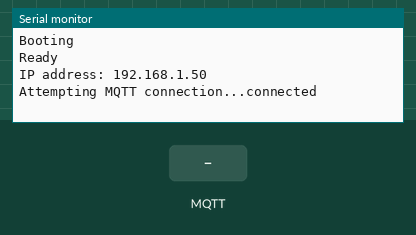
Recording of a sketch running on a simulated ESP32. Shown: the last lines printed to the serial monitor. Inputs (shaded band) come from the test bench. WiFi joins after 1.5 s; servers stay silent unless stated; no MQTT or app messages arrive unless stated.

Above: at 3.0 s.
3.1 s: MQTT message "off" arrives on the first subscribed topic
At 4.1 s:
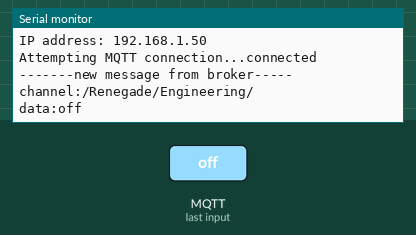
4.6 s: MQTT message "on" arrives on the first subscribed topic
At 5.9 s:
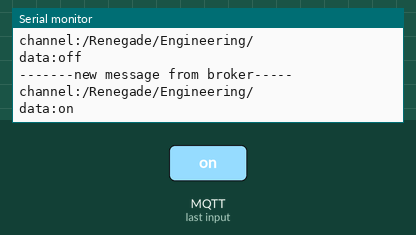
6.3 s: MQTT message "green" arrives on the first subscribed topic
At 7.1 s:
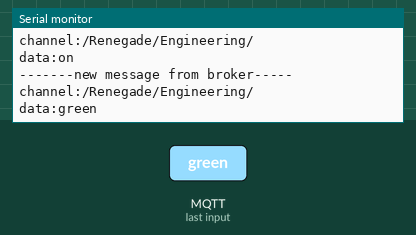
8.1 s: MQTT message "5" arrives on the first subscribed topic
At 9.2 s:
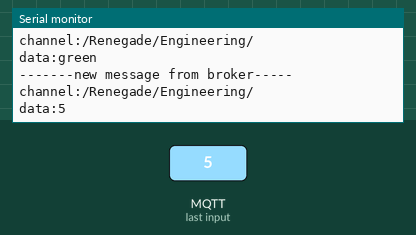
10.2 s: MQTT message "on" arrives on the second subscribed topic
At 11.3 s:
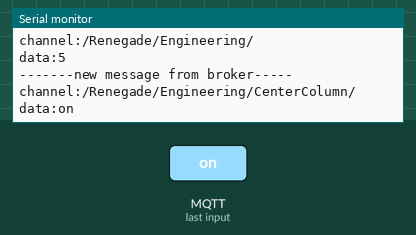
12.0 s: MQTT message "on" arrives on the third subscribed topic
At 13.5 s:
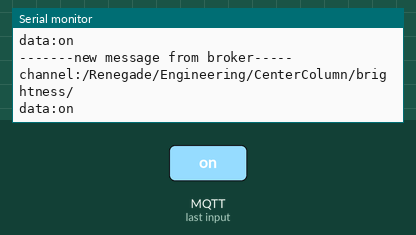

The sketch:

Franks_CenterTower_OTA_V2.ino
```cpp
#include <PubSubClient.h>
#include <FastLED.h>
#include <WiFi.h>
#include <ESPmDNS.h>
#include <WiFiUdp.h>
#include <ArduinoOTA.h>

unsigned long previousMillis = 0;
const long interval = 10000;    // interval at which to send mqtt watchdog (milliseconds)

const char* ssid = "Control booth";
const char* password = "MontyLives";
const char* mqtt_server = "192.168.86.102";
#define mqtt_port 1883
#define MQTT_USER ""
#define MQTT_PASSWORD ""
#define MQTT_SERIAL_PUBLISH_CH "/icircuit/ESP32/serialdata/tx"
#define MQTT_SERIAL_RECEIVER_CH "/icircuit/ESP32/serialdata/rx"

WiFiClient wifiClient;

PubSubClient client(wifiClient);

// FastLed Stuff
#define MAX_POWER_MILLIAMPS 30000
#define LED_TYPE    WS2812B
#define COLOR_ORDER GRB
#define NUM_LEDS    2816

int BRIGHTNESS   =      255;
//#define FRAMES_PER_SECOND  120

#define DATA_PIN_0 25
#define DATA_PIN_1 26
#define DATA_PIN_2 27

CRGB leds0[NUM_LEDS];
CRGB leds1[NUM_LEDS];
CRGB leds2[NUM_LEDS];

boolean rainbow = true;

void setup_wifi() {
  delay(10);
  Serial.println("Booting");
  WiFi.mode(WIFI_STA);
  WiFi.begin(ssid, password);
  while (WiFi.waitForConnectResult() != WL_CONNECTED) {
    Serial.println("Connection Failed! Rebooting...");
    delay(5000);
    ESP.restart();
  }

  // Port defaults to 3232
  // ArduinoOTA.setPort(3232);

  // Hostname defaults to esp3232-[MAC]
  ArduinoOTA.setHostname("RenegadeCenterColumn_Esp32_OTA");

  // No authentication by default
  // ArduinoOTA.setPassword("admin");

  // Password can be set with it's md5 value as well
  // MD5(admin) = 21232f297a57a5a743894a0e4a801fc3
  // ArduinoOTA.setPasswordHash("21232f297a57a5a743894a0e4a801fc3");

  ArduinoOTA
  .onStart([]() {
    String type;
    if (ArduinoOTA.getCommand() == U_FLASH)
      type = "sketch";
    else // U_SPIFFS
      type = "filesystem";

    // NOTE: if updating SPIFFS this would be the place to unmount SPIFFS using SPIFFS.end()
    Serial.println("Start updating " + type);
  })
  .onEnd([]() {
    Serial.println("\nEnd");
  })
  .onProgress([](unsigned int progress, unsigned int total) {
    Serial.printf("Progress: %u%%\r", (progress / (total / 100)));
  })
  .onError([](ota_error_t error) {
    Serial.printf("Error[%u]: ", error);
    if (error == OTA_AUTH_ERROR) Serial.println("Auth Failed");
    else if (error == OTA_BEGIN_ERROR) Serial.println("Begin Failed");
    else if (error == OTA_CONNECT_ERROR) Serial.println("Connect Failed");
    else if (error == OTA_RECEIVE_ERROR) Serial.println("Receive Failed");
    else if (error == OTA_END_ERROR) Serial.println("End Failed");
  });

  ArduinoOTA.begin();

  Serial.println("Ready");
  Serial.print("IP address: ");
  Serial.println(WiFi.localIP());


}

void reconnect() {
  // Loop until we're reconnected
  while (!client.connected()) {
    Serial.print("Attempting MQTT connection...");
    byte mac[5];
    WiFi.macAddress(mac);  // get mac address
    String clientId = String(mac[0]) + String(mac[4]);
    // Attempt to connect
    if (client.connect(clientId.c_str(), MQTT_USER, MQTT_PASSWORD)) {
      Serial.println("connected");
      //Once connected, publish an announcement...
      client.publish("/Renegade/Engineering/Center Column/", "Renegade Center Column Online");
      // ... and resubscribe
      client.subscribe("/Renegade/Engineering/");
      client.subscribe("/Renegade/Engineering/CenterColumn/");
      client.subscribe("/Renegade/Engineering/CenterColumn/brightness/");


    } else {
      Serial.print("failed, rc=");
      Serial.print(client.state());
      Serial.println(" try again in 5 seconds");
      // Wait 5 seconds before retrying
      //wait(1000);
    }
  }
}

void callback(char* topic, byte* payload, unsigned int length) {
  payload[length] = '\0';
  String message = (char*)payload;
  int val = message.toInt();
  Serial.println("-------new message from broker-----");
  Serial.print("channel:");
  Serial.println(topic);
  Serial.print("data:");
  Serial.write(payload, length);
  Serial.println();
  if (message == "on") {
    client.publish("/Renegade/Engineering/CenterColumn/", "Center Column On Requested");
    rainbow = true;
    //leds_white();
    //MqttStop = false;
    //CloseDoor();
    //disable = false;
    //mqttRst = true;
  } else if (message == "off") {
    client.publish("/Renegade/Engineering/CenterColumn/", "Center Column Off Requested");

    fill_solid(leds0, NUM_LEDS, CRGB::Black);
    FastLED.show();
    rainbow = false;
    //MqttStop = false;

    //OpenDoor();
    //mqttSolve = true;
  }
  else if (message == "green") {
    client.publish("/Renegade/Engineering/CenterColumn/", "Center Column Green Requested");
    //leds_solved();
    //MqttStop = true;
  }
  //else if (message == "brightness") {
  else if (!strcmp(topic, "/Renegade/Engineering/CenterColumn/brightness/")) {
    BRIGHTNESS = val;
    // Report current input status via MQTT
    //reportInputStatus();
    //reportSwitcheStatus();
    client.publish("/Renegade/Engineering/CenterColumn/", "Center Column Brightness Set");
  }
}

void checkConnection() {
  unsigned long currentMillis = millis();
  // if WiFi is down, try reconnecting
  if ((WiFi.status() != WL_CONNECTED) && (currentMillis - previousMillis >= 1500)) {
    Serial.print(millis());
    Serial.println("Reconnecting to WiFi...");
    WiFi.disconnect();
    delay(100);
    WiFi.begin(ssid, password);
    //WiFi.reconnect();
    previousMillis = currentMillis;
  }
  if ((!client.connected() ) && (WiFi.status() == WL_CONNECTED) ) {
    Serial.println("Lost mqtt connection");
    reconnect();
  }
  if ((currentMillis - previousMillis >= interval)) {
    int rssi = WiFi.RSSI();
    int channel = WiFi.channel();

    //Serial.print("RSSI: ");//uncomment to print to serial
    ///Serial.println(rssi);

    // Publish RSSI to MQTT
    publishRSSI(rssi);
    publishWiFiChannel(channel);
    client.publish("/Renegade/Engineering/", "Center Tower Watchdog");
    previousMillis = currentMillis;

  }

}

void setup() {

  Serial.begin(115200);
  Serial.setTimeout(500);  // Set time out for
  setup_wifi();
  client.setServer(mqtt_server, mqtt_port);
  client.setCallback(callback);
  reconnect();
  while (!Serial);           // Do nothing if no serial port is opened (added for Arduinos based on ATMEGA32U4)
  // tell FastLED about the LED strip configuration
  FastLED.addLeds<LED_TYPE, DATA_PIN_0, COLOR_ORDER>(leds0, NUM_LEDS).setCorrection(TypicalLEDStrip);
  FastLED.addLeds<LED_TYPE, DATA_PIN_1, COLOR_ORDER>(leds1, NUM_LEDS).setCorrection(TypicalLEDStrip);
  FastLED.addLeds<LED_TYPE, DATA_PIN_2, COLOR_ORDER>(leds2, NUM_LEDS).setCorrection(TypicalLEDStrip);
  //FastLED.addLeds<LED_TYPE,DATA_PIN,CLK_PIN,COLOR_ORDER>(leds, NUM_LEDS).setCorrection(TypicalLEDStrip);

  // set master brightness control
  FastLED.setBrightness(BRIGHTNESS);
  fill_solid( leds0, NUM_LEDS, CHSV(0, 0, 0));
  fill_solid( leds1, NUM_LEDS, CHSV(0, 0, 0));
  fill_solid( leds2, NUM_LEDS, CHSV(0, 0, 0));
  FastLED.show();
}

void handleAll() {
  checkConnection();
  ArduinoOTA.handle();
  client.loop();
}

void wait(uint16_t msWait) {
  uint32_t start = millis();
  while ((millis() - start) < msWait) {
    handleAll();
  }
}
void loop() {
  //  while (rainbow) {
  //    ArduinoOTA.handle();
  //    client.loop();
  //    checkConnection();
  //    rainbow_beat();
  //    FastLED.show();
  //  }
  //leds0[map(beat16(60), 0, 65535, 0, 255)] = CHSV(0, 255, 255);

  EVERY_N_MILLISECONDS(50) {
    handleAll();
  }
  leds0[beatsin16(45, 0, NUM_LEDS)] = CHSV(0, 255, 255);
  leds1[beatsin16(45, 0, NUM_LEDS)] = CHSV(0, 255, 255);
  leds2[beatsin16(45, 0, NUM_LEDS)] = CHSV(0, 255, 255);
  fadeToBlackBy(leds0, NUM_LEDS, 10);
  FastLED.show();
}


// Function to Publish RSSI
void publishRSSI(int rssi) {
  String rssiString = String(rssi);
  client.publish("/Renegade/Engineering/WireTracePuzzle/Rssi/", rssiString.c_str());
}
// Function to Publish WiFi Channel
void publishWiFiChannel(int channel) {
  String channelString = String(channel);
  client.publish("/Renegade/Engineering/WireTracePuzzle/Channel/", channelString.c_str());
}

//void leds_white() {
//  fill_solid( leds, NUM_LEDS, CHSV(100, 0, 50));
//  FastLED.show();
//}
//
//void leds_solved() { //Lights all Leds to green
//  fill_solid( leds, NUM_LEDS, CHSV(95, 255, 100));
//  FastLED.show();
//}
//void leds_off() {
//  fill_solid( leds, NUM_LEDS, CHSV(0, 0, 0));
//  FastLED.show();
//}
//void rainbow_beat() {
//
//  uint8_t beatA = beatsin8(17, 0, 255);  // Starting hue
//  uint8_t beatB = beatsin8(13, 0, 255);
//  fill_rainbow(leds, NUM_LEDS, (beatA + beatB) / 2, 8);  // Use FastLED's fill_lightningbow routine.
//}
```

Measured:
- after the input at 3.1 s, the serial monitor: prints a new line at once (image 1)
- after the input at 4.6 s, the serial monitor: prints a new line after 0.08 s (image 2)
- after the input at 6.3 s, the serial monitor: prints a new line after 0.20 s (image 3)
- after the input at 8.1 s, the serial monitor: prints a new line after 0.22 s (image 4)
- after the input at 10.2 s, the serial monitor: prints a new line after 0.21 s (image 5)
- after the input at 12.0 s, the serial monitor: prints a new line after 0.23 s (image 6)
